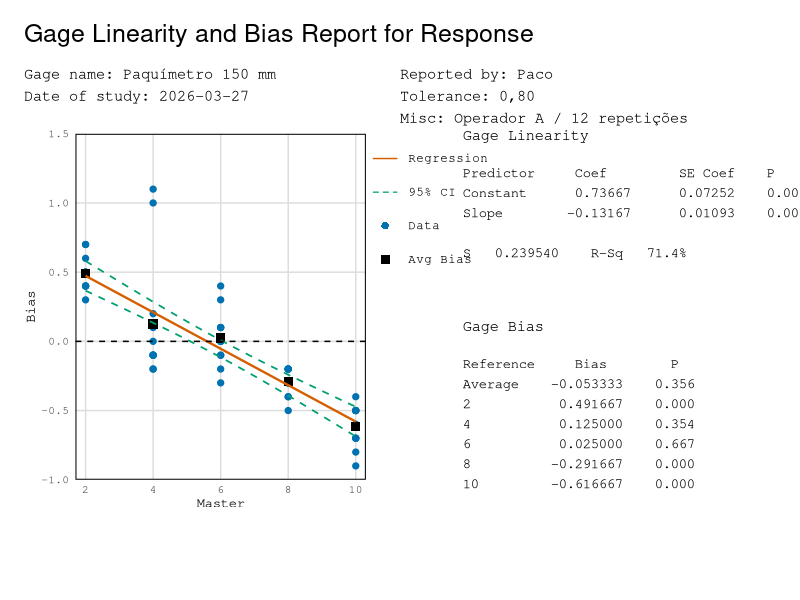

Here is the R script that generated this plot:
# Estudo da Linearidade e Tendência do Instrumento ----
# Gage Linearity and Bias Study

library(ggplot2)
library(dplyr)
library(grid)

# Informações do report preenchidas pelo usuário ----
gage_name <- "Paquímetro 150 mm"
date_of_study <- "2026-03-27"
reported_by <- "Paco"
tolerance <- "0,80"
misc <- "Operador A / 12 repetições"

# Fonte e cores ----
fonte_mono <- "mono"

cor_dados <- "#0072B2"
cor_regressao <- "#D55E00"
cor_ic <- "#009E73"
cor_bias_medio <- "black"

# Margens da página ----
margem_pagina_esquerda <- 0.03
margem_pagina_direita <- 0.03
margem_pagina_superior <- 0.04
margem_pagina_inferior <- 0.03

# Dados de entrada ----
dados_medicao <- data.frame(
  Part = rep(1:5, each = 12),
  Master = rep(c(2, 4, 6, 8, 10), each = 12),
  Response = c(2.7, 2.5, 2.4, 2.5, 2.7, 2.3, 2.5, 2.5, 2.4, 2.4, 2.6, 2.4,
               5.1, 3.9, 4.2, 5.0, 3.8, 3.9, 3.9, 3.9, 3.9, 4.0, 4.1, 3.8,
               5.8, 5.7, 5.9, 5.9, 6.0, 6.1, 6.0, 6.1, 6.4, 6.3, 6.0, 6.1,
               7.6, 7.7, 7.8, 7.7, 7.8, 7.8, 7.8, 7.7, 7.8, 7.5, 7.6, 7.7,
               9.1, 9.3, 9.5, 9.3, 9.4, 9.5, 9.5, 9.5, 9.6, 9.2, 9.3, 9.4))

# Cálculo do bias ----
dados_medicao <- dados_medicao %>%
  mutate(Bias = Response - Master)

# Bias médio por referência ----
bias_medio_por_referencia <- dados_medicao %>%
  group_by(Master) %>%
  summarise(AverageBias = mean(Bias),
            .groups = "drop")

# Modelo de regressão ----
modelo <- lm(Bias ~ Master, data = dados_medicao)
resumo <- summary(modelo)

b0 <- resumo$coefficients[1, 1]
b1 <- resumo$coefficients[2, 1]
se0 <- resumo$coefficients[1, 2]
se1 <- resumo$coefficients[2, 2]
p0 <- resumo$coefficients[1, 4]
p1 <- resumo$coefficients[2, 4]

S <- resumo$sigma
R2 <- resumo$r.squared * 100

# Bias geral ----
bias_medio <- mean(dados_medicao$Bias)
p_bias <- t.test(dados_medicao$Bias, mu = 0)$p.value

# Bias por referência ----
bias_por_ref <- dados_medicao %>%
  group_by(Master) %>%
  summarise(AverageBias = mean(Bias), PValue = t.test(Bias, mu = 0)$p.value,
    .groups = "drop")

# Formatação ----
fmt <- function(x, d = 5) sprintf(paste0("%.", d, "f"), x)
fmt_p <- function(x) sprintf("%.3f", x)

# Cabeçalhos ----
cab_esq <- paste0("Gage name: ", gage_name, "\n", "Date of study: ", date_of_study)

cab_dir <- paste0("Reported by: ", reported_by, "\n", 
  "Tolerance: ", tolerance, "\n", "Misc: ", misc)

# Texto linearidade ----
txt_lin <- paste("Predictor     Coef         SE Coef    P",
                 sprintf("Constant   %10s   %10s   %6s", fmt(b0), fmt(se0), fmt_p(p0)),
                 sprintf("Slope      %10s   %10s   %6s", fmt(b1), fmt(se1), fmt_p(p1)),
                 "", sprintf("S   %s    R-Sq   %.1f%%", fmt(S, 6), R2), sep = "\n")

# Texto bias ----
linhas_bias <- c(sprintf("Average   %10s   %6s", fmt(bias_medio, 6), fmt_p(p_bias)))

for (indice_linha in seq_len(nrow(bias_por_ref))) {
  linhas_bias <- c(
    linhas_bias,
    sprintf("%-8s  %10s   %6s",
            bias_por_ref$Master[indice_linha],
            fmt(bias_por_ref$AverageBias[indice_linha], 6),
            fmt_p(bias_por_ref$PValue[indice_linha])))
}

txt_bias <- paste("Reference     Bias        P",
                  paste(linhas_bias, collapse = "\n"),  sep = "\n")

# Grade de predição ----
n_pred <- max(300, 50 * n_distinct(dados_medicao$Master))

pred <- data.frame(Master = seq(min(dados_medicao$Master),
                                max(dados_medicao$Master),
                                length.out = n_pred))

ci <- predict(modelo, newdata = pred, interval = "confidence")
pred$fit <- ci[, 1]
pred$lwr <- ci[, 2]
pred$upr <- ci[, 3]

# Limites eixo X ----
valores_x <- sort(unique(dados_medicao$Master))
min_x <- min(valores_x)
max_x <- max(valores_x)

if (length(valores_x) >= 2) {
  passo_x <- min(diff(valores_x))
  margem_x <- 0.15 * passo_x
} else {
  margem_x <- 0.5
}

lim_x <- c(min_x - margem_x, max_x + margem_x)

# Limites eixo Y ----
y_min <- min(dados_medicao$Bias, pred$lwr, na.rm = TRUE)
y_max <- max(dados_medicao$Bias, pred$upr, na.rm = TRUE)

quebras_y <- pretty(c(y_min, y_max), n = 5)
lim_y <- c(min(quebras_y), max(quebras_y))

# Gráfico ----
grafico_principal <- ggplot() +
  geom_point(data = dados_medicao, aes(Master, Bias),
             color = cor_dados, size = 1.8) +
  geom_point(data = bias_medio_por_referencia, aes(Master, AverageBias),
             color = cor_bias_medio, shape = 15, size = 2.8) +
  geom_line(data = pred, aes(Master, fit), color = cor_regressao,
            linewidth = 0.8) +
  geom_line(data = pred, aes(Master, lwr), color = cor_ic, linetype = "dashed",
            linewidth = 0.6) +
  geom_line(data = pred, aes(Master, upr), color = cor_ic, linetype = "dashed",
            linewidth = 0.6) +
  geom_hline(yintercept = 0, linetype = "dashed", linewidth = 0.5, color = "black") +
  scale_x_continuous(breaks = valores_x, limits = lim_x, expand = c(0, 0)) +
  scale_y_continuous(breaks = quebras_y, limits = lim_y, expand = c(0, 0)) +
  labs(x = "Master", y = "Bias") +
  theme_minimal(base_size = 10) +
  theme(text = element_text(family = fonte_mono),
        panel.background = element_rect(fill = "white", color = NA),
        plot.background = element_rect(fill = "white", color = NA),
        panel.grid.major = element_line(color = "#DDDDDD", linewidth = 0.5),
        panel.grid.minor = element_blank(),
        panel.border = element_rect(color = "black", fill = NA, linewidth = 0.7),
        axis.line = element_blank(), plot.margin = margin(2, 2, 2, 2))

# Layout da página ----
layout_pagina <- grid.layout(nrow = 16, ncol = 24,
                             heights = unit(c(1.2, 0.8, 0.8,
                                       rep(1, 10), 0.6, 0.6, 0.6), "null"),
                              widths = unit(rep(1, 24), "null"))

# Página ----
grid.newpage()
grid.rect(gp = gpar(fill = "white", col = NA))

pushViewport(viewport(x = margem_pagina_esquerda, y = margem_pagina_inferior,
                      width = 1 - margem_pagina_esquerda - margem_pagina_direita,
                      height = 1 - margem_pagina_superior - margem_pagina_inferior,
                      just = c("left", "bottom"), layout = layout_pagina))

# Título ----
grid.text("Gage Linearity and Bias Report for Response", x = 0, y = 1,
  just = c("left", "top"), gp = gpar(fontsize = 18),
  vp = viewport(layout.pos.row = 1, layout.pos.col = 1:24))

# Cabeçalhos ----
grid.text(cab_esq,  x = 0, y = 1, just = c("left", "top"),
  gp = gpar(fontfamily = fonte_mono, fontsize = 11),
  vp = viewport(layout.pos.row = 2:3, layout.pos.col = 1:10))

grid.text(cab_dir, x = 0, y = 1, just = c("left", "top"),
  gp = gpar(fontfamily = fonte_mono, fontsize = 11),
  vp = viewport(layout.pos.row = 2:3, layout.pos.col = 13:24))

# Gráfico ----
print(grafico_principal, vp = viewport(layout.pos.row = 4:13, layout.pos.col = 1:11))

# Legenda ----
pushViewport(viewport(layout.pos.row = 4:7, layout.pos.col = 12:14))

y_legenda <- c(0.82, 0.60, 0.38, 0.16)
x_texto_legenda <- 0.42
x_linha_ini <- 0.05
x_linha_fim <- 0.30
x_ponto <- 0.175

grid.lines(x = unit(c(x_linha_ini, x_linha_fim), "npc"),
  y = unit(rep(y_legenda[1], 2), "npc"),
  gp = gpar(col = cor_regressao, lwd = 1.4))

grid.lines(x = unit(c(x_linha_ini, x_linha_fim), "npc"),
  y = unit(rep(y_legenda[2], 2), "npc"),
  gp = gpar(col = cor_ic, lwd = 1.2, lty = 2))

grid.points(x = unit(x_ponto, "npc"),
  y = unit(y_legenda[3], "npc"),
  pch = 16, size = unit(2.5, "mm"),
  gp = gpar(col = cor_dados))

grid.points(x = unit(x_ponto, "npc"), y = unit(y_legenda[4], "npc"),
  pch = 15, size = unit(3.0, "mm"), gp = gpar(col = cor_bias_medio))

grid.text(c("Regression", "95% CI", "Data", "Avg Bias"),
  x = unit(rep(x_texto_legenda, 4), "npc"), y = unit(y_legenda, "npc"),
  just = "left", gp = gpar(fontfamily = fonte_mono, fontsize = 9))

popViewport()

# Bloco Gage Linearity ----
grid.text("Gage Linearity", x = 0, y = 1, just = c("left", "top"),
  gp = gpar(fontfamily = fonte_mono, fontsize = 11),
  vp = viewport(layout.pos.row = 4, layout.pos.col = 15:24))

grid.text(txt_lin, x = 0, y = 1, just = c("left", "top"),
  gp = gpar(fontfamily = fonte_mono, fontsize = 10),
  vp = viewport(layout.pos.row = 5:8, layout.pos.col = 15:24))

# Bloco Gage Bias ----
grid.text("Gage Bias", x = 0, y = 1, just = c("left", "top"),
  gp = gpar(fontfamily = fonte_mono, fontsize = 11),
  vp = viewport(layout.pos.row = 9, layout.pos.col = 15:24))

grid.text(txt_bias, x = 0, y = 1, just = c("left", "top"),
  gp = gpar(fontfamily = fonte_mono, fontsize = 10),
  vp = viewport(layout.pos.row = 10:13, layout.pos.col = 15:24))

popViewport()
